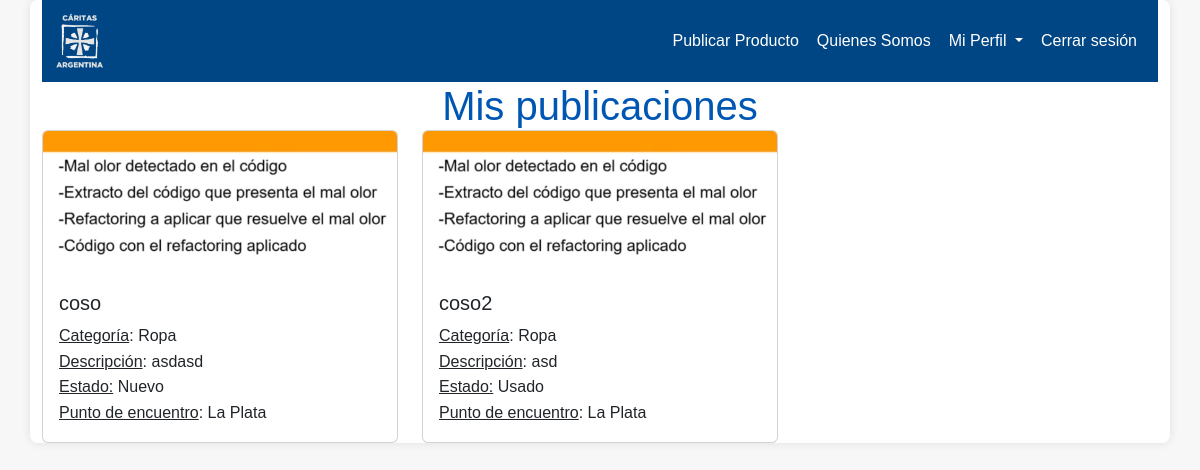
Page /mis_publicaciones (signed in) on the earlier database version.
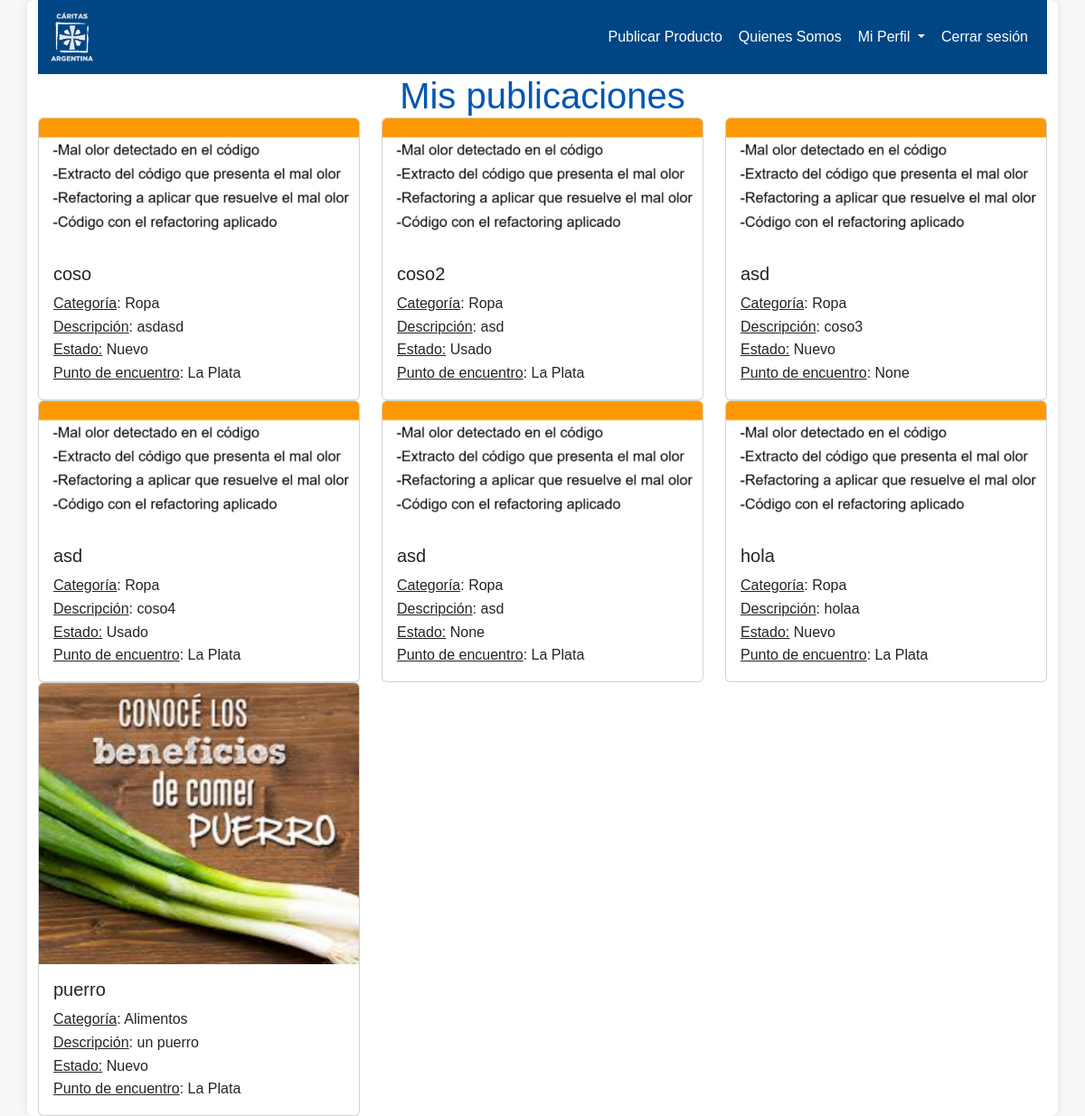
Same page on the later database version.
### intercambios_caritas/models.py (models this page shows, shortened)
class Publicacion(models.Model):
    nombre = models.CharField(max_length=50, blank=False, null=False)
    categoria = models.CharField(max_length=50, blank=False, null=False)
    descripcion = models.CharField(max_length=280, blank=True,null=True)
    imagen = models.ImageField()
    estado = models.CharField(max_length=50, blank=True, null=True)
    punto_encuentro = models.CharField(max_length=50, blank=True, null=True)
    usuario_dni = models.CharField(max_length=150,default="")
    usuario_nombre = models.CharField(max_length=150,default="")

### intercambios_caritas/views.py (the view)
# urls.py: path('mis_publicaciones', views.mis_publicaciones, name="mis_publicaciones"),
def mis_publicaciones(request):
    usuario_actual = request.user.username
    publicaciones = Publicacion.objects.filter(usuario_dni=usuario_actual)
    return render(request, 'publicacion/mis_publicaciones.html', {'publicaciones': publicaciones})

### templates/publicacion/mis_publicaciones.html (shortened to what this page needs)
{% extends 'layouts/base.html' %}
{% block content %}
{% include 'layouts/navbar.html' %}
<h1 class="d-flex justify-content-center align-items-center"> Mis publicaciones</h1>
    <div class="row">
        {% if publicaciones %}
            {% for publicacion in publicaciones %}
            <div class="col-md-4">
                <div class="card">
                    <img src="{{ publicacion.imagen.url }}" class="card-img-top" alt="Imagen de la publicación">
                    <div class="card-body">
                        <h5 class="card-title">{{ publicacion.nombre }}</h5>
                        <p class="card-text"><u>Categoría</u>: {{ publicacion.categoria }}</p>
                        <p class="card-text"><u>Descripción</u>: {{ publicacion.descripcion }}</p>
                        <p class="card-text"><u>Estado:</u> {{ publicacion.estado }}</p>
                        <p class="card-text"><u>Punto de encuentro</u>: {{ publicacion.punto_encuentro }}</p>
                    </div>
                </div>
            </div>
            {% endfor %}
        {% else %}
        <div class="container text-center">
            <p style="font-size: 1.2rem; color: #555; text-align: center; margin-top: 20px;">No hay publicaciones en este momento.</p>
        </div>
        {% endif %}
</div>
{% endblock %}

### templates/layouts/base.html (shortened to what this page needs)
{% load static %}
<!DOCTYPE html>
<html lang="en">
<head>
    <link href="https://cdn.jsdelivr.net/npm/bootstrap@5.3.3/dist/css/bootstrap.min.css" rel="stylesheet"
>
    <link rel="stylesheet" href="{% static 'styles/custom.css' %}">
</head>
<body>
    <main class="container">
        {% block content %}
        {% endblock %}
    </main>
</body>
</html>

### templates/layouts/navbar.html (shortened to what this page needs)
{% load static%}
<nav class="navbar navbar-expand-lg navbar-custom">
    <div class="container">
        <a class="navbar-brand" href="{% url 'home' %}"><img src="{% static 'logosCaritas/Logo-blanco.png' %}"
                width=50></a>
        <div class="collapse navbar-collapse" id="navbarNav">
            <ul class="navbar-nav ms-auto">
                {% if user.is_authenticated %}
                <li class="nav-item">
                    <a href="{% url 'crear_publicacion' %}" class="nav-link">Publicar Producto</a>
                </li>
                {% else %}
                <li class="nav-item">
                    <a href="{% url 'signin' %}" class="nav-link">Publicar Producto</a>
                </li>
                {% endif %}
                <li class="nav-item">
                    <a class="nav-link" href="{% url 'quienes_somos' %}">Quienes Somos</a>
                </li>
                {% if user.is_authenticated %}
                <li class="nav-item dropdown">
                    <a class="nav-link dropdown-toggle" href="#" role="button" data-bs-toggle="dropdown"
                        aria-expanded="false">
                        Mi Perfil
                    </a>
                </li>
                <li class="nav-item">
                    <a class="nav-link" href="/logout">Cerrar sesión</a>
                </li>
                {% endif %}
            </ul>
        </div>
    </div>
</nav>

### static/styles/custom.css (style rules this page uses)
* { margin: 0; padding: 0; box-sizing: border-box; }
html { scroll-behavior: smooth; }
body { font-family: 'Arial', sans-serif; line-height: 1.6; background-color: #f7f7f7; color: #333; }
main { background: #fff; border-radius: 8px; box-shadow: 0 0 10px rgba(0, 0, 0, 0.1); }
h1, h2, h3, h4, h5, h6 { margin-bottom: 0; color: #0056b3; }
p { margin-bottom: 0; }
a { color: #0056b3; text-decoration: none; }
ul { list-style: none; margin: 0; padding: 0; }
ul li { background: #e6f0ff; margin: 0; padding: 0; border-radius: 4px; border: 1px solid #d0e0f7; }
.navbar-custom { background: #004684; }
.nav-link { color: #fff; }
.nav-item { background: #004684; color: #fff; border-color: #004684; }

Differences in the rows shown:
added Publicacion: imagen (picture), nombre "asd", categoria "Ropa", descripcion "coso3", estado "Nuevo", punto_encuentro "None"
added Publicacion: imagen (picture), nombre "asd", categoria "Ropa", descripcion "coso4", estado "Usado", punto_encuentro "La Plata"
added Publicacion: imagen (picture), nombre "asd", categoria "Ropa", descripcion "asd", estado "None", punto_encuentro "La Plata"
added Publicacion: imagen (picture), nombre "hola", categoria "Ropa", descripcion "holaa", estado "Nuevo", punto_encuentro "La Plata"
added Publicacion: imagen (picture), nombre "puerro", categoria "Alimentos", descripcion "un puerro", estado "Nuevo", punto_encuentro "La Plata"
